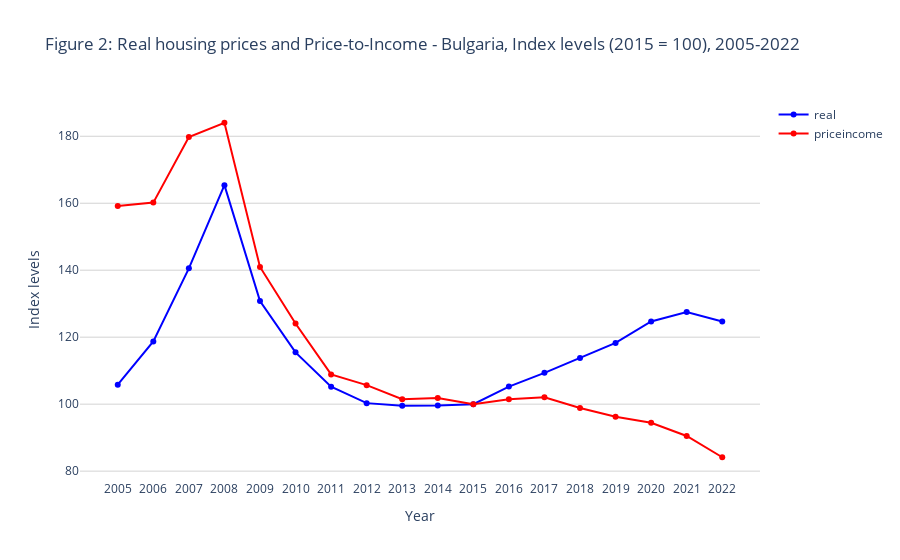

The cell this chart's notebook holds for it:
### Markdown cell above
#### **Exploring Real House Prices and Housing Affordability**

Within our analysis, we delve into the **Real House Price Index (RHPI)**, a pivotal component of the Scoreboard of indicators utilized in the European Commission's Macroeconomic Imbalances Procedure (MIP).

The RHPI is an index that takes into account the interplay between nominal house prices and consumer price inflation. It offers an insightful perspective by deflating nominal house prices with an index of consumer price inflation. This deflation process, which considers either the Harmonized Index of Consumer Prices (HICP) or a national accounts final consumption deflator, effectively removes the influence of inflation from housing price trends. Our focus remains on the deflated RHPI, utilizing the national accounts household final consumption deflator, as adopted in both the MIP Scoreboard and our publication. An essential metric derived from the deflated RHPI is its growth rate, a vital variable in understanding the cyclical patterns of house prices. A notably high growth rate acts as an early warning signal, highlighting potential tensions within the real estate market and signaling the emergence of price bubbles. The MIP context defines a crucial threshold—a 6% annual growth rate in the deflated RHPI—based on an analysis of historical data reflecting previous cycles of house price fluctuations.

> **Note: The incorporation of this indicator aids in assessing whether housing prices exhibit indications of a bubble.**

In parallel, the **Price-to-Income Ratio (PIR)** emerges as a vital metric. Calculated by dividing the nominal House Price Index by the nominal disposable income per capita, it serves as a measure of housing affordability. Lower PIR values signify more accessible housing.

Figures 2 and 3 offer a visual presentation of the RHPI and PIR, including the annual rate of change of RHPI. These figures provide dynamic representations of their behavior, yielding insights into the evolving trends and patterns within the housing market landscape.

### Code cell
house_prices_plot_3(
    hpi_bg_annual,
    col1 = "real", col2 = "priceincome",
    title = "Figure 2: Real housing prices and Price-to-Income - Bulgaria, Index levels (2015 = 100), 2005-2022",
    title_x = "Year", title_y = "Index levels",
    height = 500, color1 = "blue", color2 = "red")

### Figure 1 — Plotly figure (JSON) as saved in the notebook; plotly's stock layout.template omitted (floating-point values rounded to 4 significant figures)
{"data": [{"line": {"color": "blue"}, "name": "real", "type": "scatter", "x": ["2005", "2006", "2007", "2008", "2009", "2010", "2011", "2012", "2013", "2014", "2015", "2016", "2017", "2018", "2019", "2020", "2021", "2022"], "xaxis": "x", "y": [105.8, 118.7, 140.6, 165.4, 130.8, 115.5, 105.2, 100.3, 99.52, 99.6, 100, 105.2, 109.4, 113.8, 118.3, 124.7, 127.5, 124.7], "yaxis": "y"}, {"line": {"color": "red"}, "name": "priceincome", "type": "scatter", "x": ["2005", "2006", "2007", "2008", "2009", "2010", "2011", "2012", "2013", "2014", "2015", "2016", "2017", "2018", "2019", "2020", "2021", "2022"], "xaxis": "x", "y": [159.2, 160.2, 179.8, 184.0, 141.0, 124.1, 108.9, 105.7, 101.5, 101.8, 100, 101.5, 102.0, 98.86, 96.22, 94.43, 90.5, 84.14], "yaxis": "y"}], "layout": {"autosize": true, "plot_bgcolor": "white", "title": {"text": "Figure 2: Real housing prices and Price-to-Income - Bulgaria, Index levels (2015 = 100), 2005-2022"}, "xaxis": {"anchor": "y", "autorange": true, "domain": [0, 1], "range": [-1.025, 18.03], "title": {"text": "Year"}, "type": "category"}, "yaxis": {"anchor": "x", "autorange": true, "domain": [0, 1], "gridcolor": "lightgray", "range": [77.11, 191.1], "showgrid": true, "title": {"text": "Index levels"}, "type": "linear"}}}
